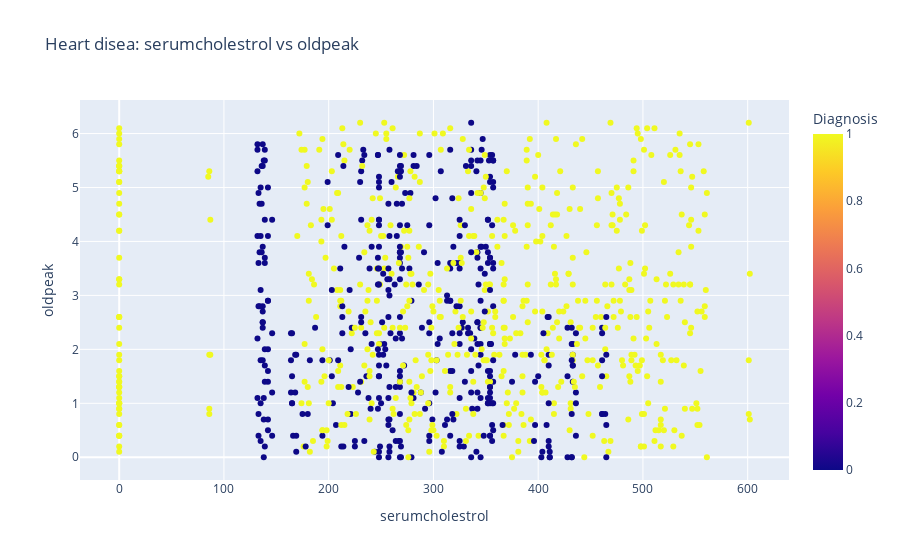

Notebook code cell kept with this figure:
### Code cell
col1='serumcholestrol'
col2='oldpeak'
fig = px.scatter(
    df_cardiovascualar, x=col1, y=col2,
    color='target',
    title=f'Heart disea: {col1} vs {col2}',
    labels={'target': 'Diagnosis'}
)
fig.show()

### Figure 1 — Plotly figure (JSON) as saved in the notebook; plotly's stock layout.template omitted (floating-point values rounded to 4 significant figures; data arrays with more than 128 entries replaced by an {"elided": "..."} marker saying what was removed)
{"data": [{"hovertemplate": "serumcholestrol=%{x}<br>oldpeak=%{y}<br>Diagnosis=%{marker.color}<extra></extra>", "legendgroup": "", "marker": {"color": {"elided": "1000 int values"}, "coloraxis": "coloraxis", "symbol": "circle"}, "mode": "markers", "name": "", "orientation": "v", "showlegend": false, "type": "scatter", "x": {"elided": "1000 int values"}, "xaxis": "x", "y": {"elided": "1000 float values"}, "yaxis": "y"}], "layout": {"coloraxis": {"colorbar": {"title": {"text": "Diagnosis"}}, "colorscale": [[0, "#0d0887"], [0.1111, "#46039f"], [0.2222, "#7201a8"], [0.3333, "#9c179e"], [0.4444, "#bd3786"], [0.5556, "#d8576b"], [0.6667, "#ed7953"], [0.7778, "#fb9f3a"], [0.8889, "#fdca26"], [1, "#f0f921"]]}, "legend": {"tracegroupgap": 0}, "title": {"text": "Heart disea: serumcholestrol vs oldpeak"}, "xaxis": {"anchor": "y", "domain": [0, 1], "title": {"text": "serumcholestrol"}}, "yaxis": {"anchor": "x", "domain": [0, 1], "title": {"text": "oldpeak"}}}}
